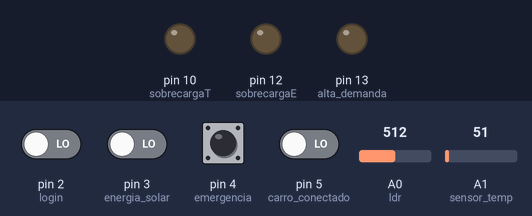
Bench run of a sketch on a simulated Arduino Uno, built with avr-gcc and run on an emulated ATmega328P. Shown: output pins drawn as LEDs (lit = HIGH). The inputs (shaded band) are chosen by the test bench; at power-on: pin 4 (emergencia) HIGH, pin 2 (login), pin 3 (energia_solar), pin 5 (carro_conectado) LOW, A1 (sensor_temp) = 51, A0 (ldr) = 512. What the sketch prints to the serial monitor is not drawn.

Above: at 1.2 s.
1.3 s: A1 (sensor_temp) set to 37
2.8 s: A1 (sensor_temp) set to 30
At 3.6 s:
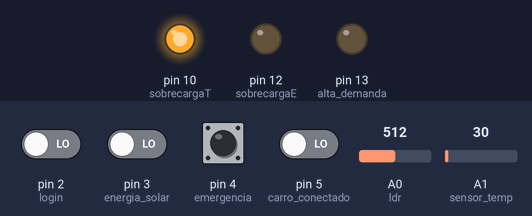
4.3 s: A1 (sensor_temp) set to 61
At 4.8 s:
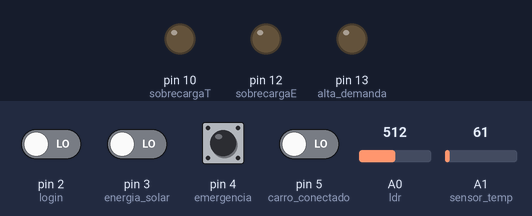
5.8 s: A1 (sensor_temp) set to 15
At 7.1 s:
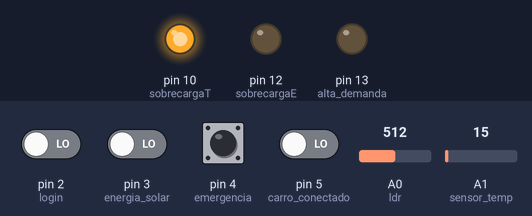
Timing chart, 0 to 8.3 s (numbered marks = the images above; inputs shaded):
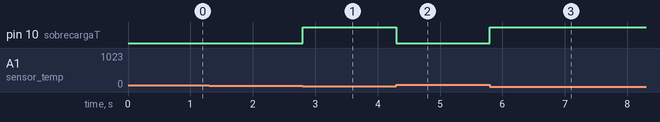

The sketch:

carregador.ino
```cpp
int ldr = A0;
int sensor_temp = A1;
int login = 2;
int energia_solar = 3;
int carro_conectado = 5;
int emergencia = 4;
int switchlogin = 0;
int switchsolar = 0;
int switchcarro = 0;
int switchemergencia = 0;
int alta_demanda = 13;
int sobrecargaE = 12;
int sobrecargaT = 10;
int temperatura = 0;

unsigned long ultimaLeituraSerial = 0;
const unsigned long intervaloSerial = 1000;

void setup() {

  pinMode(login, INPUT);
  pinMode(energia_solar, INPUT);
  pinMode(carro_conectado, INPUT);
  pinMode(emergencia, INPUT);

  pinMode(alta_demanda, OUTPUT);
  pinMode(sobrecargaE, OUTPUT);
  pinMode(sobrecargaT, OUTPUT);

  digitalWrite(alta_demanda, LOW);
  digitalWrite(sobrecargaE, LOW);
  digitalWrite(sobrecargaT, LOW);

  Serial.begin(9600);
}

void loop() {

  switchlogin = digitalRead(login);

  switchsolar = digitalRead(energia_solar);

  switchcarro = digitalRead(carro_conectado);

  switchemergencia = digitalRead(emergencia);

  int ldrVal = analogRead(ldr);

  int leitor_temp = analogRead(sensor_temp);

  temperatura = map(
    leitor_temp,
    20,
    358,
    -40,
    125
  );

  if (
    ldrVal > 300
    && ldrVal < 500
    && switchlogin == 1
  ) {

    digitalWrite(
      alta_demanda,
      HIGH
    );

    digitalWrite(
      sobrecargaE,
      LOW
    );
  }

  else if (
    ldrVal <= 300
    && switchlogin == 1
  ) {

    digitalWrite(
      alta_demanda,
      LOW
    );

    digitalWrite(
      sobrecargaE,
      HIGH
    );
  }

  else {

    digitalWrite(
      alta_demanda,
      LOW
    );

    digitalWrite(
      sobrecargaE,
      LOW
    );
  }


  if (
    temperatura >= 65
    || temperatura <= -35
  ) {

    digitalWrite(
      sobrecargaT,
      HIGH
    );
  }

  else {

    digitalWrite(
      sobrecargaT,
      LOW
    );
  }


  if (
    millis() - ultimaLeituraSerial
    >= intervaloSerial
  ) {

    ultimaLeituraSerial = millis();


    enviarDadosSerial(

      switchlogin,

      switchsolar,

      ldrVal,

      temperatura,

      digitalRead(
        alta_demanda
      ),

      digitalRead(
        sobrecargaE
      ),

      digitalRead(
        sobrecargaT
      ),

      switchcarro,

      switchemergencia
    );
  }
}


void enviarDadosSerial(
  int loginValor,
  int solarValor,
  int ldrValor,
  int temperaturaValor,
  int altaDemandaValor,
  int sobrecargaEletricaValor,
  int sobrecargaTermicaValor,
  int carroValor,
  int emergenciaValor
) {

  Serial.print(
    "{\"login\":"
  );

  Serial.print(
    loginValor
  );


  Serial.print(
    ",\"solar\":"
  );

  Serial.print(
    solarValor
  );


  Serial.print(
    ",\"ldr\":"
  );

  Serial.print(
    ldrValor
  );


  Serial.print(
    ",\"temperatura\":"
  );

  Serial.print(
    temperaturaValor
  );


  Serial.print(
    ",\"altaDemanda\":"
  );

  Serial.print(
    altaDemandaValor
  );


  Serial.print(
    ",\"sobrecargaEletrica\":"
  );

  Serial.print(
    sobrecargaEletricaValor
  );


  Serial.print(
    ",\"sobrecargaTermica\":"
  );

  Serial.print(
    sobrecargaTermicaValor
  );


  Serial.print(
    ",\"carro\":"
  );

  Serial.print(
    carroValor
  );


  Serial.print(
    ",\"emergencia\":"
  );

  Serial.print(
    emergenciaValor
  );


  Serial.println(
    "}"
  );
}
```

Measured:
- the behaviour switches between 33 and 32 on A1 (sensor_temp) (found by bisection; images 0 and 1)
- after the input at 1.3 s, every drawn part: stays the same
- after the input at 2.8 s, pin 10 (sobrecargaT): LOW → HIGH at once
- after the input at 4.3 s, pin 10 (sobrecargaT): HIGH → LOW at once
- after the input at 5.8 s, pin 10 (sobrecargaT): LOW → HIGH at once
